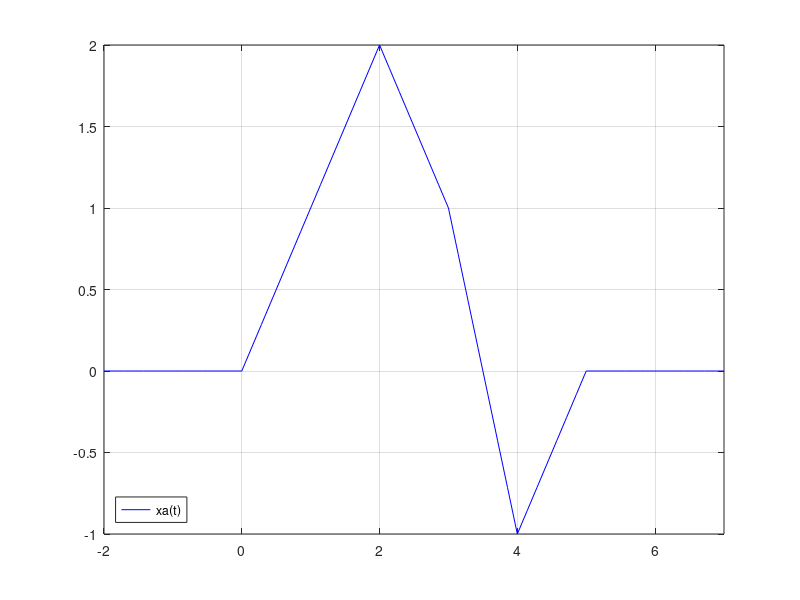
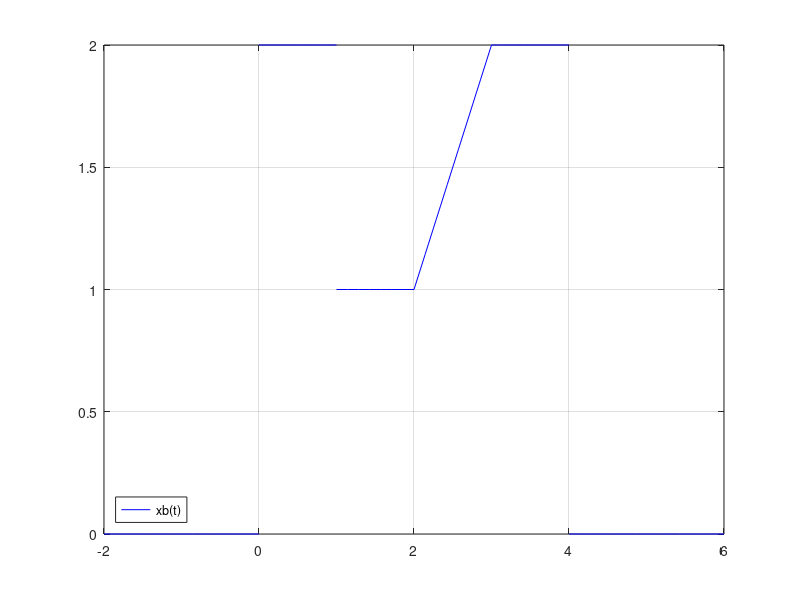

Reproduce these figures in MATLAB, in order.
% Problem 1 
%xa
figure(1)
fplot(@(t) 0*t, [-2,0], 'b'), hold on
fplot(@(x) 1*x, [0,2], 'b')
fplot(@(x) -x+4, [2,3], 'b')
fplot(@(x) -2*x+7, [3,4], 'b')
fplot(@(x) x-5, [4,5], 'b')
fplot(@(x) 0*x, [5,7], 'b')
xlim([-2,7])
hold off
grid on
legend({'xa(t)'},'Location','southwest')

% xb
figure(2)
fplot(@(x) 0*x, [-2,0], 'b'), hold on
fplot(@(x) 2, [0,1], 'b')
fplot(@(x) 1, [1,2], 'b')
fplot(@(x) x-1, [2,3], 'b')
fplot(@(x) 2, [3,4], 'b')
fplot(@(x) 0*x, [4,6], 'b')
xlim([-2,6])
hold off
grid on
legend({'xb(t)'},'Location','southwest')
